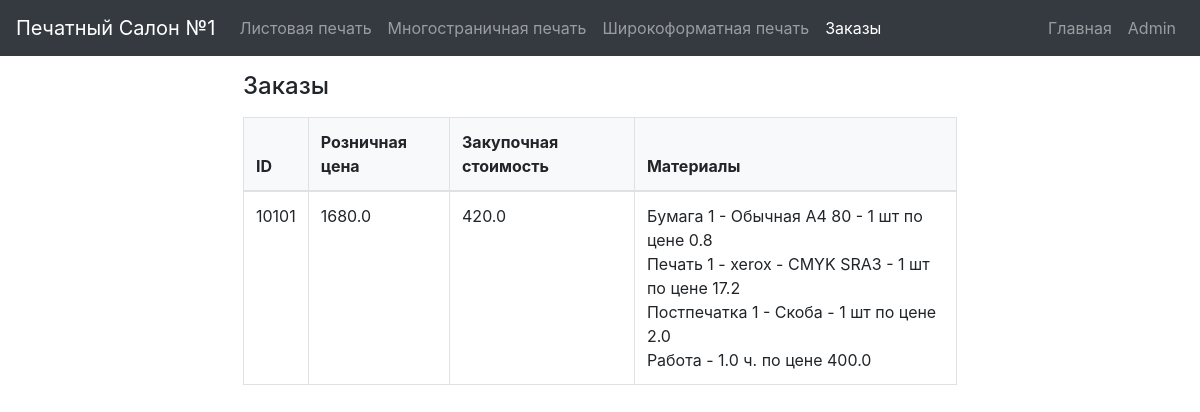
/calculator/orders, run on an earlier commit of the app's database.
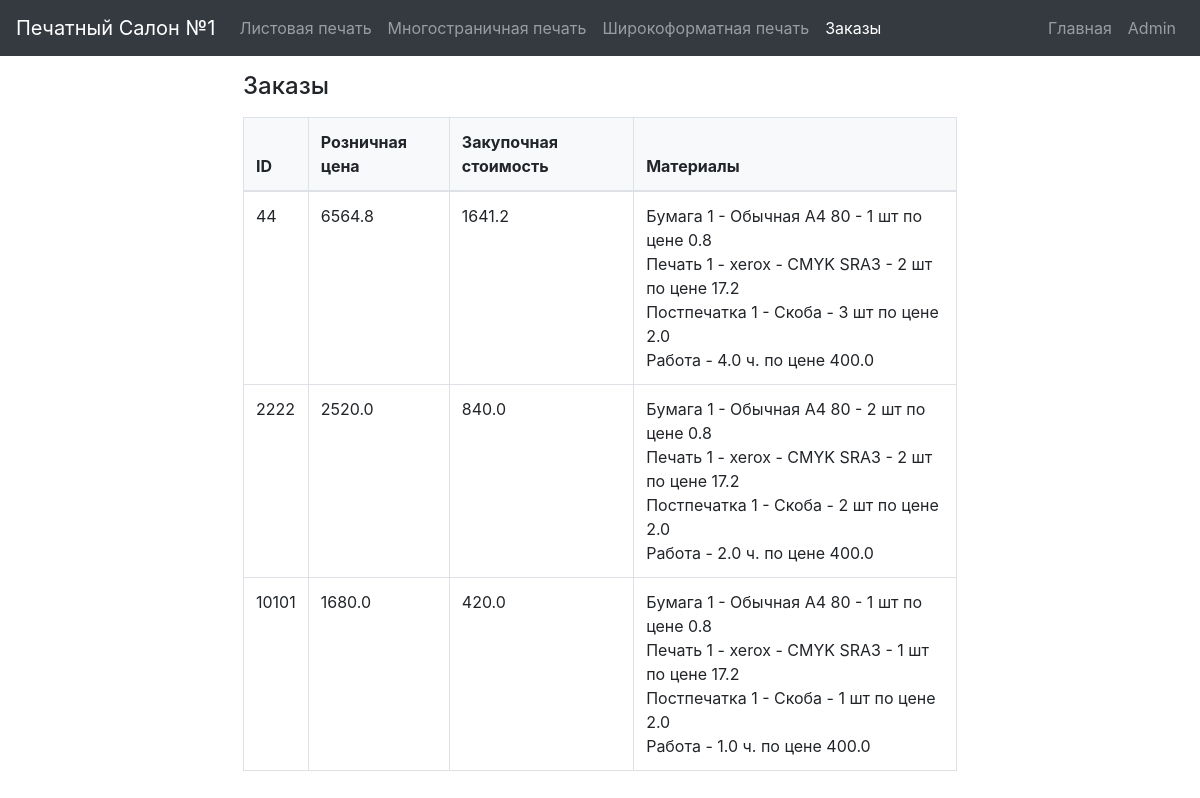
And on a later commit of the database.
### models.py (models this page shows)
class Order(db.Model):
    id = db.Column(db.Integer, primary_key=True)
    retail_price = db.Column(db.Float, nullable=False)
    cost_price = db.Column(db.Float, nullable=False)
    materials = db.Column(db.String, nullable=False)

### app.py (the view)
@app.route('/orders')
@app.route('/calculator/orders')
def show_orders():
    orders = Order.query.all()
    return render_template('Calculator/orders.html', orders=orders)

### templates/Calculator/orders.html
{% extends 'Calculator/calculator.html' %}
{% block content %}
<div class="container mt-3">
    <h2 class="mb-3">Заказы</h2>
    <table class="table table-bordered">
        <thead style="background-color: #f8f9fa;">
            <tr>
                <th>ID</th>
                <th>Розничная цена</th>
                <th>Закупочная стоимость</th>
                <th>Материалы</th>
            </tr>
        </thead>
        <tbody>
            {% for order in orders %}
            <tr>
                <td>{{ order.id }}</td>
                <td>{{ order.retail_price }}</td>
                <td>{{ order.cost_price }}</td>
                <td class="materials-cell">{{ order.materials }}</td>
            </tr>
            {% endfor %}
        </tbody>
    </table>
</div>
{% endblock %}

### templates/Calculator/calculator.html (shortened to what this page needs)
{% extends 'layout.html' %}
{% block nav_content %}
<ul class="navbar-nav">
    <li class="nav-item {% if request.path == url_for('sheet_printing') or request.path == url_for('calculator') %}active{% endif %}">
        <a class="nav-link" href="{{ url_for('sheet_printing') }}">Листовая печать</a>
    </li>
    <li class="nav-item {% if request.path == url_for('multi_page_printing') %}active{% endif %}">
        <a class="nav-link" href="{{ url_for('multi_page_printing') }}">Многостраничная печать</a>
    </li>
    <li class="nav-item {% if request.path == url_for('wide_format_printing') %}active{% endif %}">
        <a class="nav-link" href="{{ url_for('wide_format_printing') }}">Широкоформатная печать</a>
    </li>
    <li class="nav-item {% if request.path == url_for('show_orders') %}active{% endif %}">
        <a class="nav-link" href="{{ url_for('show_orders') }}">Заказы</a>
    </li>
</ul>
{% endblock %}

### templates/layout.html (shortened to what this page needs)
<!DOCTYPE html>
<html lang="en">
<head>
    <link rel="stylesheet" href="https://maxcdn.bootstrapcdn.com/bootstrap/4.5.2/css/bootstrap.min.css">
    <link rel="stylesheet" href="{{ url_for('static', filename='styles.css') }}">
</head>
<body>
<nav class="navbar navbar-expand-lg navbar-dark bg-dark">
    <a class="navbar-brand" href="{{ url_for('index') }}">Печатный Салон №1</a>
    <div class="collapse navbar-collapse" id="navbarNav">
        {% block nav_content %}{% endblock %}
        <ul class="navbar-nav ml-auto">
            <li class="nav-item"><a class="nav-link" href="/home">Главная</a></li>
            <li class="nav-item"><a class="nav-link" href="/admin/">Admin</a></li>
        </ul>
    </div>
</nav>
<main role="main" class="container mt-3">
    {% block content %}{% endblock %}
</main>
</body>
</html>

### static/styles.css (style rules this page uses)
.navbar { margin-left: 0; margin-right: 0; width: 100%; }
.container { margin-top: 10px; max-width: 80%; }
.table { width: 100%; }
.table thead th { background-color: #f8f9fa; }
h2 { font-size: 1.5rem; }
.materials-cell { white-space: pre-line; }

What changed in the data, as far as the page shows it:
added Order: id "44", retail_price "6564.8", cost_price "1641.2", materials "Бумага 1 - Обычная А4 80 - 1 шт по цене 0.8 Печать 1 - xerox - CMYK SRA3 - 2 шт по цене 17.2 Постпечатка 1 - Скоба - 3 шт по цене 2.0 Работа - 4.0 ч. по цене 400.0"
added Order: id "2222", retail_price "2520.0", cost_price "840.0", materials "Бумага 1 - Обычная А4 80 - 2 шт по цене 0.8 Печать 1 - xerox - CMYK SRA3 - 2 шт по цене 17.2 Постпечатка 1 - Скоба - 2 шт по цене 2.0 Работа - 2.0 ч. по цене 400.0"
